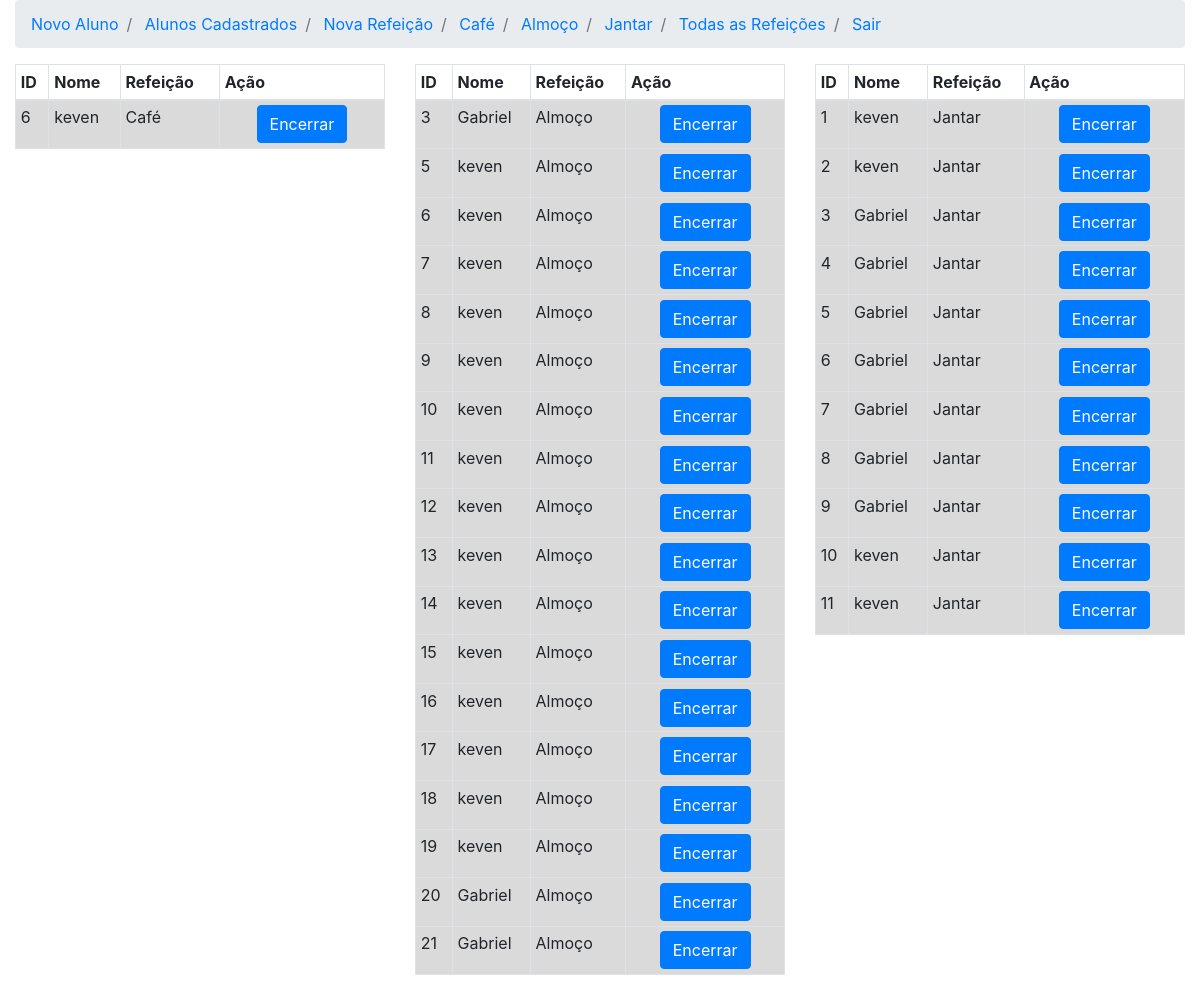
Screenshot of /tall/ with the database file from the repository.
### terminal/models.py (models this page shows)
class manha(models.Model):
	aluno=models.CharField(max_length=50)
	refeicao=models.TextField()

class almoco(models.Model):
	aluno=models.CharField(max_length=50)
	refeicao=models.TextField()

class janta(models.Model):
	aluno=models.CharField(max_length=50)
	refeicao=models.TextField()

### terminal/views.py (the view)
# urls.py: path('tall/',views.viewtall,name="tall"),
def viewtall(request):
	cafes=manha.objects.all()
	almocos=almoco.objects.all()
	jantas=janta.objects.all()
	return render(request,'tall.html',{'CAFE':cafes,'ALMOCO':almocos,'JANTA':jantas})

### terminal/templates/tall.html (shortened to what this page needs)
{% extends "base.html" %}
{% block nav %}
{{block.super}}
{% endblock nav %}
{% block conteudo %}
<div class="container-fluid">
	<div class="row">
		<div class="col-md-4">
			<table class="table table-sm table-bordered">
				<thead>
					<tr>
						<th>
							ID
						</th>
						<th>
							Nome
						</th>
						<th>
							Refeição
						</th>
						<th>
							Ação
						</th>
					</tr>
				</thead>
				<tbody>
				{% for cafes in CAFE %}
					<tr class="table-active">
						<td>
							{{cafes.id}}
						</td>
						<td>
							{{cafes.aluno}}
						</td>
						<td>
							{{cafes.refeicao}}
						</td>
						<td>
						<div class="container-fluid" style="display: flex; justify-content: center; align-items: center;">
							<a href="{% url 'terminal:defbtnencerrarcafe' cafes.id %}">
								<button class="btn btn-primary">
									Encerrar
								</button>
							</a>
						</div>
						</td>
					</tr>
				{% endfor %}
				</tbody>
			</table>
		</div>
		<div class="col-md-4">
			<table class="table table-sm table-bordered">
				<thead>
					<tr>
						<th>
							ID
						</th>
						<th>
							Nome
						</th>
						<th>
							Refeição
						</th>
						<th>
							Ação
						</th>
					</tr>
				</thead>
				<tbody>
				{% for almocos in ALMOCO %}
					<tr class="table-active">
						<td>
							{{almocos.id}}
						</td>
						<td>
							{{almocos.aluno}}
						</td>
						<td>
							{{almocos.refeicao}}
						</td>
						<td>
							<div class="container-fluid" style="display: flex; justify-content: center; align-items: center;">
							<a href="{% url 'terminal:defbtnencerraralmoco' almocos.id %}">
								<button class="btn btn-primary">
									Encerrar
								</button>
							</a>
						</div>
						</td>
					</tr>
				{% endfor %}
				</tbody>
			</table>
		</div>
		<div class="col-md-4">
			<table class="table table-sm table-bordered">
				<thead>
					<tr>
						<th>
							ID
						</th>
						<th>
							Nome
						</th>
						<th>
							Refeição
						</th>
						<th>
							Ação
						</th>
					</tr>
				</thead>
				<tbody>
				{% for jantas in JANTA %}
					<tr class="table-active">
						<td>
							{{jantas.id}}
						</td>
						<td>
							{{jantas.aluno}}
						</td>
						<td>
							{{jantas.refeicao}}
						</td>
						<td>
							<div class="container-fluid" style="display: flex; justify-content: center; align-items: center;">
							<a href="{% url 'terminal:defbtnencerrarjanta' jantas.id %}">
								<button class="btn btn-primary">
									Encerrar
								</button>
							</a>
						</div>
						</td>
					</tr>
				{% endfor %}
				</tbody>
			</table>
		</div>
	</div>
</div>
{% endblock conteudo %}

### terminal/templates/base.html (shortened to what this page needs)
<!DOCTYPE html>
<html>
<head>
  <link rel="stylesheet" href="https://cdn.jsdelivr.net/npm/bootstrap@4.3.1/dist/css/bootstrap.min.css">
</head>
<body>
{% block nav %}
<div class="container-fluid">
  <div class="row">
    <div class="col-md-12">
      <nav>
        <ol class="breadcrumb">
          <li class="breadcrumb-item">
            <a href="{% url  'terminal:tcadaluno' %}">Novo Aluno</a>
          </li>
          <li class="breadcrumb-item">
            <a href="{% url  'terminal:talunos' %}">Alunos Cadastrados</a>
          </li>
          <li class="breadcrumb-item">
            <a href="{% url 'terminal:tnvrefeicao' %}">Nova Refeição</a>
          </li>
          <li class="breadcrumb-item">
            <a href="{% url 'terminal:tcafe' %}">Café </a>
          </li>
          <li class="breadcrumb-item">
            <a href="{% url 'terminal:talmoco' %}">Almoço </a>
          </li>
          <li class="breadcrumb-item">
            <a href="{% url 'terminal:tjanta' %}">Jantar</a>
          </li>
          <li class="breadcrumb-item">
            <a href="{% url 'terminal:tall' %}">Todas as Refeições </a>
          </li>
          <li class="breadcrumb-item">
            <a href="{% url 'terminal:index' %}">Sair</a>
          </li>
        </ol>
      </nav>
    </div>
  </div>
</div>
{% endblock nav %}
{% block conteudo %}{% endblock conteudo %}
</body>
</html>

### rows the page displays
manha: id "6", aluno "keven", refeicao "Café"
almoco: id "3", aluno "Gabriel", refeicao "Almoço"
almoco: id "5", aluno "keven", refeicao "Almoço"
almoco: id "6", aluno "keven", refeicao "Almoço"
almoco: id "7", aluno "keven", refeicao "Almoço"
almoco: id "8", aluno "keven", refeicao "Almoço"
almoco: id "9", aluno "keven", refeicao "Almoço"
almoco: id "10", aluno "keven", refeicao "Almoço"
almoco: id "11", aluno "keven", refeicao "Almoço"
almoco: id "12", aluno "keven", refeicao "Almoço"
almoco: id "13", aluno "keven", refeicao "Almoço"
almoco: id "14", aluno "keven", refeicao "Almoço"
almoco: id "15", aluno "keven", refeicao "Almoço"
almoco: id "16", aluno "keven", refeicao "Almoço"
almoco: id "17", aluno "keven", refeicao "Almoço"
almoco: id "18", aluno "keven", refeicao "Almoço"
almoco: id "19", aluno "keven", refeicao "Almoço"
almoco: id "20", aluno "Gabriel", refeicao "Almoço"
almoco: id "21", aluno "Gabriel", refeicao "Almoço"
janta: id "1", aluno "keven", refeicao "Jantar"
janta: id "2", aluno "keven", refeicao "Jantar"
janta: id "3", aluno "Gabriel", refeicao "Jantar"
janta: id "4", aluno "Gabriel", refeicao "Jantar"
janta: id "5", aluno "Gabriel", refeicao "Jantar"
janta: id "6", aluno "Gabriel", refeicao "Jantar"
janta: id "7", aluno "Gabriel", refeicao "Jantar"
janta: id "8", aluno "Gabriel", refeicao "Jantar"
janta: id "9", aluno "Gabriel", refeicao "Jantar"
janta: id "10", aluno "keven", refeicao "Jantar"
janta: id "11", aluno "keven", refeicao "Jantar"
